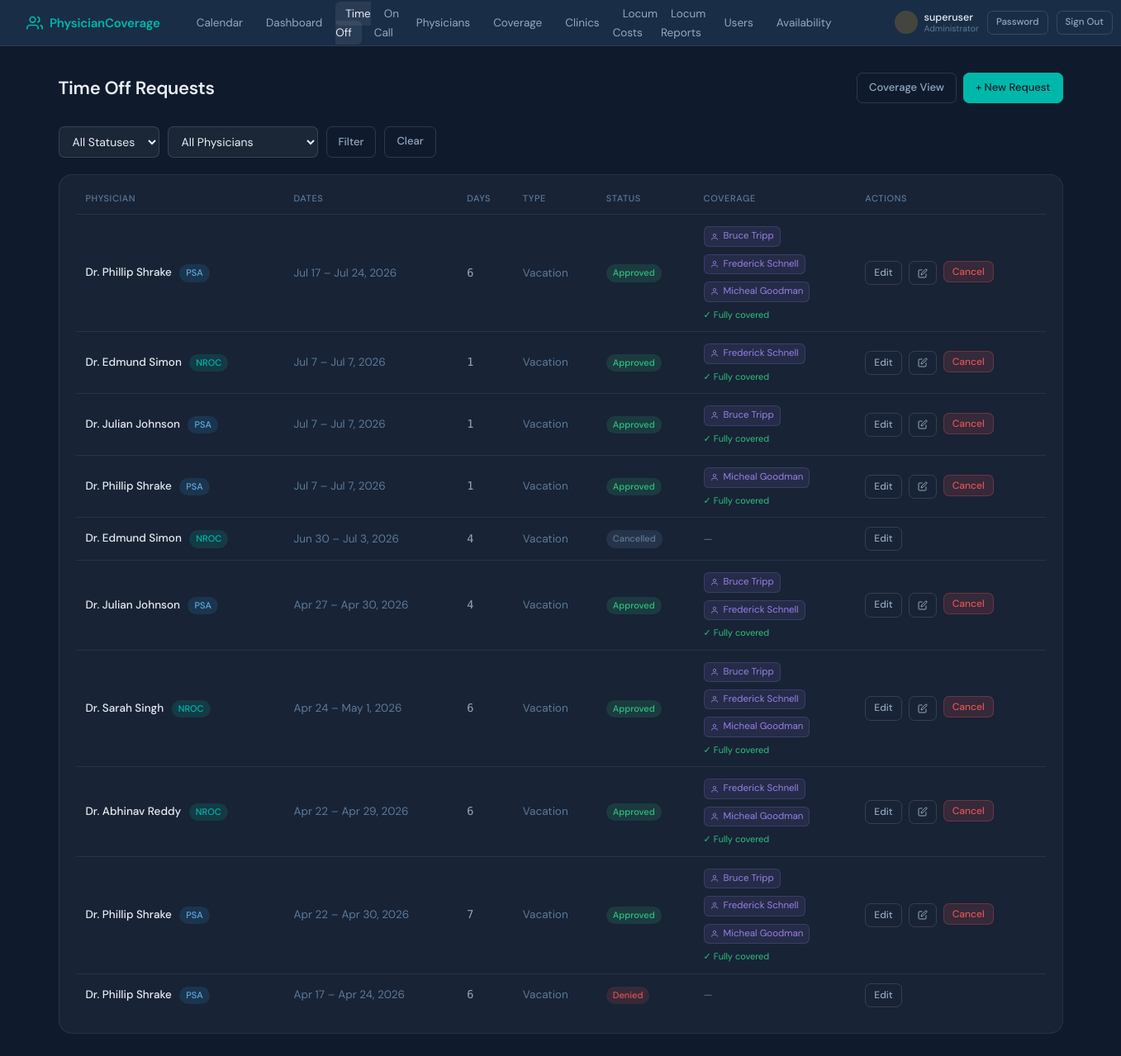
The app's page /time-off/ (signed in) with its own data.
### coverage_tracker/models.py (models this page shows, shortened)
class UserProfile(models.Model):
    ROLE_CHOICES = [
        ('admin', 'Administrator'),
        ('physician_admin', 'Physician Administrator'),
        ('physician', 'Physician'),
        ('nursing', 'Clinical'),
    ]
    SCOPE_CHOICES = [
        ('nroc', 'NROC Physicians'),
        ('psa', 'PSA Physicians'),
        ('all', 'Both NROC and PSA'),
    ]
    user = models.OneToOneField(User, on_delete=models.CASCADE, related_name='profile')
    role = models.CharField(max_length=20, choices=ROLE_CHOICES, default='physician')
    scope = models.CharField(
        max_length=10, choices=SCOPE_CHOICES, default='nroc',
        help_text="Which physician group this login represents."
    )
    physician = models.OneToOneField(
        Physician, on_delete=models.SET_NULL, null=True, blank=True,
        help_text="Optional: link to a specific physician record (not required for shared logins)."
    )
    @property
    def is_admin(self):
        return self.role == 'admin' or self.user.is_superuser
    @property
    def is_physician_admin(self):
        return self.role == 'physician_admin'
    @property
    def is_nursing(self):
        return self.role == 'nursing'
    @property
    def can_approve_time_off(self):
        return self.is_admin or self.is_physician_admin

class TimeOffRequest(models.Model):
    STATUS_CHOICES = [
        ('pending', 'Pending'),
        ('approved', 'Approved'),
        ('denied', 'Denied'),
        ('cancelled', 'Cancelled'),
    ]
    TYPE_CHOICES = [
        ('vacation', 'Vacation'),
        ('sick', 'Sick Leave'),
        ('conference', 'Conference / CME'),
        ('personal', 'Personal'),
        ('other', 'Other'),
    ]
    physician = models.ForeignKey(Physician, on_delete=models.CASCADE, related_name='time_off_requests')
    start_date = models.DateField()
    end_date = models.DateField()
    request_type = models.CharField(max_length=20, choices=TYPE_CHOICES, default='vacation')
    status = models.CharField(max_length=20, choices=STATUS_CHOICES, default='pending')
    notes = models.TextField(blank=True)
    created_at = models.DateTimeField(auto_now_add=True)
    updated_at = models.DateTimeField(auto_now=True)
    class Meta:
        ordering = ['-start_date']
    def workdays(self):
        holidays = set()
        extra = set()
        for y in range(self.start_date.year, self.end_date.year + 1):
            holidays |= set(get_holidays(y))
            extra |= get_extra_workdays(y)
        days = []
        current = self.start_date
        while current <= self.end_date:
            if is_workday(current, holidays, extra):
                days.append(current)
            current += datetime.timedelta(days=1)
        return days
    @property
    def duration_days(self):
        return len(self.workdays())

class Physician(models.Model):
    PHYSICIAN_TYPE_CHOICES = [
        ('regular', 'NROC Physician'),
        ('locum', 'Locum / Covering Physician'),
        ('psa', 'PSA Physician'),
    ]
    user = models.OneToOneField(User, on_delete=models.CASCADE, null=True, blank=True)
    first_name = models.CharField(max_length=100)
    last_name = models.CharField(max_length=100)
    email = models.EmailField(unique=True)
    physician_type = models.CharField(max_length=10, choices=PHYSICIAN_TYPE_CHOICES, default='regular')
    total_vacation_days = models.PositiveIntegerField(
        default=20,
        help_text="Annual vacation day allocation (for NROC physicians)"
    )
    total_cme_days = models.PositiveIntegerField(
        default=5,
        help_text="Annual CME / education day allocation"
    )
    daily_rate = models.DecimalField(
        max_digits=10, decimal_places=2, null=True, blank=True,
        help_text="Legacy / standard daily rate (kept for reference — hourly rate is used for pay)"
    )
    hourly_rate = models.DecimalField(
        max_digits=10, decimal_places=2, null=True, blank=True,
        help_text="Hourly rate for locum physicians. Daily pay = hourly rate × hours worked."
    )
    agency = models.CharField(
        max_length=200, blank=True,
        help_text="Staffing agency name (for locum physicians)"
    )
    availability_notes = models.TextField(
        blank=True,
        help_text="Free-text availability note shown on the availability page (e.g. 'Out until October — maternity leave')."
    )
    is_active = models.BooleanField(default=True)
    class Meta:
        ordering = ['physician_type', 'last_name', 'first_name']
    def __str__(self):
        return f"Dr. {self.first_name} {self.last_name}"
    @property
    def is_regular(self):
        return self.physician_type == 'regular'
    @property
    def is_psa(self):
        return self.physician_type == 'psa'

### coverage_tracker/views.py (the view, shortened to what this page needs)
# urls.py: path('time-off/', views.time_off_list, name='time_off_list'),
@login_required_custom
def time_off_list(request):
    profile = getattr(request.user, 'profile', None)
    is_admin = bool(profile and profile.is_admin)
    is_physician_admin = bool(profile and profile.is_physician_admin)
    can_approve = bool(profile and profile.can_approve_time_off)
    status = request.GET.get('status', '')
    physician_id = request.GET.get('physician', '')
    qs = TimeOffRequest.objects.select_related('physician').order_by('-start_date')
    viewer_scope = profile.scope if profile else 'nroc'
    if is_admin:
        if status:
            qs = qs.filter(status=status)
        if physician_id:
            qs = qs.filter(physician_id=physician_id)
    physicians = Physician.objects.filter(is_active=True, physician_type__in=['regular', 'psa'])
    viewer_physician = profile.physician if profile else None
    enriched_requests = []
    for req in qs:
        coverage = None
        coverage_status = None
        if req.status == 'approved':
            assignments = CoverageAssignment.objects.filter(
                covered_physician=req.physician,
                date__gte=req.start_date,
                date__lte=req.end_date,
            ).select_related('covering_physician', 'clinic').order_by('date')
            covered_dates = set(a.date for a in assignments)
            all_dates_count = req.duration_days
            if assignments.exists():
                if len(covered_dates) >= all_dates_count:
                    coverage_status = 'full'
                else:
                    coverage_status = 'partial'
            else:
                coverage_status = 'none'
            locum_names = list({a.covering_physician for a in assignments if a.covering_physician_id})
            coverage = locum_names
        enriched_requests.append({
            'req': req,
            'coverage': coverage,
            'coverage_status': coverage_status,
            'is_own': viewer_physician is not None and req.physician_id == viewer_physician.pk,
        })
    return render(request, 'coverage_tracker/time_off_list.html', {
        'enriched_requests': enriched_requests,
        'physicians': physicians,
        'status_filter': status,
        'physician_filter': physician_id,
        'is_admin': is_admin,
        'is_physician_admin': is_physician_admin,
        'can_approve': can_approve,
    })

### coverage_tracker/templates/coverage_tracker/time_off_list.html (shortened to what this page needs)
{% extends "coverage_tracker/base.html" %}
{% block content %}
<div class="page-header">
  <h1>Time Off Requests</h1>
  <div style="display:flex; gap:8px;">
    {% if is_admin %}
    <a href="/time-off/approved-coverage/" class="btn btn-ghost">Coverage View</a>
    {% endif %}
    <a href="/time-off/add/" class="btn btn-primary">+ New Request</a>
  </div>
</div>
{% if is_admin %}
<form method="get" style="display:flex; gap:10px; margin-bottom:1.25rem; flex-wrap:wrap;">
  <select name="status" class="form-control" style="width:auto;">
    <option value="">All Statuses</option>
  </select>
  <select name="physician" class="form-control" style="width:auto;">
    <option value="">All Physicians</option>
  </select>
  <button type="submit" class="btn btn-ghost">Filter</button>
  <a href="/time-off/" class="btn btn-ghost">Clear</a>
</form>
{% endif %}
<div class="card">
  <div class="table-wrap">
    <table>
      <thead>
        <tr>
          <th>Physician</th>
          <th>Dates</th>
          <th>Days</th>
          <th>Type</th>
          <th>Status</th>
          <th>Coverage</th>
          <th>Actions</th>
        </tr>
      </thead>
      <tbody>
        {% for item in enriched_requests %}
        {% with req=item.req %}
        <tr>
          <td>
            {% if is_admin %}
           <a href="/physicians/{{ req.physician.pk }}/" style="color:var(--text); text-decoration:none; font-weight:500;">
           {{ req.physician }}
           </a>
            {% if req.physician.is_regular %}
             <span class="badge badge-regular" style="margin-left:6px;">NROC</span>
           {% elif req.physician.is_psa %}
            <span class="badge badge-psa" style="margin-left:6px;">PSA</span>
            {% endif %}
            {% else %}
            <span style="font-weight:500;">{{ req.physician }}</span>
          {% endif %}
        </td>
          <td class="text-muted">{{ req.start_date|date:"M j" }} – {{ req.end_date|date:"M j, Y" }}</td>
          <td style="font-family:'DM Mono',monospace;">{{ req.duration_days }}</td>
          <td class="text-muted">{{ req.get_request_type_display }}</td>
          <td><span class="badge badge-{{ req.status }}">{{ req.get_status_display }}</span></td>
          <td>
            {% if req.status == 'approved' %}
              {% if item.coverage_status == 'full' %}
                <div style="display:flex; flex-direction:column; gap:3px;">
                  {% for locum in item.coverage %}
                  <div class="locum-tag" style="font-size:11.5px; padding:2px 7px; width:fit-content;">
                    <svg width="10" height="10" viewBox="0 0 24 24" fill="none" stroke="currentColor" stroke-width="2"><path d="M20 21v-2a4 4 0 0 0-4-4H8a4 4 0 0 0-4 4v2"/><circle cx="12" cy="7" r="4"/></svg>
                    {{ locum.first_name }} {{ locum.last_name }}
                  </div>
                  {% endfor %}
                  <span style="font-size:11px; color:var(--green); margin-top:1px;">✓ Fully covered</span>
                </div>
              {% endif %}
            {% else %}
              <span class="text-muted text-sm">—</span>
            {% endif %}
          </td>
          <td>
            <div class="flex gap-2">
              {% if can_approve %}
                {%if is_admin%}
                <a href="/time-off/{{ req.pk }}/edit/" class="btn btn-ghost btn-sm">Edit</a>
                {% endif %}
                {% if req.status == 'approved' and is_admin%}
                  <a href="/time-off/{{ req.pk }}/assign-locum/" class="btn btn-ghost btn-sm" title="Edit coverage">
                    <svg width="12" height="12" viewBox="0 0 24 24" fill="none" stroke="currentColor" stroke-width="2"><path d="M11 4H4a2 2 0 0 0-2 2v14a2 2 0 0 0 2 2h14a2 2 0 0 0 2-2v-7"/><path d="M18.5 2.5a2.121 2.121 0 0 1 3 3L12 15l-4 1 1-4 9.5-9.5z"/></svg>
                  </a>
                {% endif %}
                {% if req.status == 'pending' and is_admin or req.status == 'approved' and is_admin %}
                  <form method="post" action="/time-off/{{ req.pk }}/cancel/" style="display:inline;"
                        onsubmit="return confirm('Cancel this time off request?')">{% csrf_token %}
                    <button type="submit" class="btn btn-danger btn-sm">Cancel</button>
                  </form>
                {% endif %}
              {% endif %}
            </div>
          </td>
        </tr>
        {% endwith %}
        {% empty %}
        <tr>
          <td colspan="7" style="text-align:center; padding:2rem;" class="empty-state">
            {% if is_admin %}No requests found.{% else %}You have no time off requests yet. <a href="/time-off/add/" style="color:var(--teal);">Submit one</a>.{% endif %}
          </td>
        </tr>
        {% endfor %}
      </tbody>
    </table>
  </div>
</div>
{% endblock %}

### coverage_tracker/templates/coverage_tracker/base.html (shortened to what this page needs)
<!DOCTYPE html>
<html lang="en">
<head>
</head>
<body>
<nav>
 {% if request.user.is_authenticated and request.user.profile.is_admin %}
  <a href="/" class="nav-brand">
    <svg viewBox="0 0 24 24" fill="none" stroke="currentColor" stroke-width="2">
      <path d="M17 21v-2a4 4 0 0 0-4-4H5a4 4 0 0 0-4 4v2"/><circle cx="9" cy="7" r="4"/>
      <path d="M23 21v-2a4 4 0 0 0-3-3.87"/><path d="M16 3.13a4 4 0 0 1 0 7.75"/>
    </svg>
    PhysicianCoverage
  </a>
  {% endif %}
  <ul class="nav-links">
    {% if request.user.is_authenticated %}
    <li><a href="/calendar/" {% if request.resolver_match.url_name == 'calendar' %}class="active"{% endif %}>Calendar</a></li>
    {% endif %}
    {% if request.user.is_authenticated and request.user.profile.is_admin %}
    <li><a href="/" {% if request.resolver_match.url_name == 'dashboard' %}class="active"{% endif %}>Dashboard</a></li>
    {% endif %}
    {% if request.user.is_authenticated and not request.user.profile.is_nursing  %}
    <li><a href="/time-off/" {% if 'time_off' in request.resolver_match.url_name and request.resolver_match.url_name != 'approved_time_off_coverage' and request.resolver_match.url_name != 'assign_locum_to_time_off' %}class="active"{% endif %}>Time Off</a></li>
    <li><a href="/on-call/" {% if 'on_call' in request.resolver_match.url_name %}class="active"{% endif %}>On Call</a></li>
    {% endif %}
    {% if request.user.is_authenticated and request.user.profile.is_admin %}
     <li><a href="/physicians/" {% if 'physician' in request.resolver_match.url_name %}class="active"{% endif %}>Physicians</a></li>
    <li><a href="/time-off/approved-coverage/" {% if request.resolver_match.url_name == 'approved_time_off_coverage' or request.resolver_match.url_name == 'assign_locum_to_time_off' %}class="active"{% endif %}>Coverage</a></li>
    <li><a href="/clinics/" {% if 'clinic' in request.resolver_match.url_name %}class="active"{% endif %}>Clinics</a></li>
    <li><a href="/locum-costs/" {% if request.resolver_match.url_name == 'locum_costs' %}class="active"{% endif %}>Locum Costs</a></li>
    <li><a href="/locum-reports/" {% if request.resolver_match.url_name == 'locum_reports' %}class="active"{% endif %}>Locum Reports</a></li>
    <li><a href="/users/" {% if 'user' in request.resolver_match.url_name %}class="active"{% endif %}>Users</a></li>
    <li><a href="/availability/" {% if 'availability' in request.resolver_match.url_name %}class="active"{% endif %}>Availability</a></li>
    {% endif %}
  </ul>
  {% if request.user.is_authenticated %}
    <div style="display:flex;align-items:center;gap:10px;">
      <div style="display:flex;align-items:center;gap:8px;">
        <div style="width:28px;height:28px;border-radius:50%;display:flex;align-items:center;justify-content:center;font-size:10px;font-weight:600;
          {% if request.user.profile.is_admin %}background:rgba(245,166,35,0.2);color:var(--amber);{% else %}background:rgba(0,184,169,0.15);color:var(--teal);{% endif %}">
        </div>
        <div>
          <div style="font-size:12.5px;font-weight:500;color:var(--text);line-height:1.2;">{{ request.user.get_full_name|default:request.user.username }}</div>
          <div style="font-size:10.5px;color:var(--text-3);line-height:1.2;">
            {% if request.user.profile.is_admin %}Administrator{% else %}Physician{% endif %}
          </div>
        </div>
      </div>
      {% if request.user.profile.is_admin %}
      <a href="/account/password/" class="btn btn-ghost btn-sm" style="font-size:11.5px;">Password</a>
      {% endif %}
      <a href="/logout/" class="btn btn-ghost btn-sm" style="font-size:11.5px;">Sign Out</a>
    </div>
  {% else %}
    <a href="/login/" class="btn btn-ghost btn-sm">Sign In</a>
  {% endif %}
</nav>
<main>
  {% block content %}{% endblock %}
</main>
</body>
</html>

### records on screen
TimeOffRequest: req.physician "Dr. Phillip Shrake", shows "PSA", req.start_date "Jul 17", req.end_date "Jul 24, 2026", req.duration_days "6", req.request_type "Vacation", req.status "Approved"
Physician: first_name "Bruce", last_name "Tripp"
Physician: first_name "Frederick", last_name "Schnell"
Physician: first_name "Micheal", last_name "Goodman"
TimeOffRequest: req.physician "Dr. Edmund Simon", shows "NROC", req.start_date "Jul 7", req.end_date "Jul 7, 2026", req.duration_days "1", req.request_type "Vacation", req.status "Approved"
TimeOffRequest: req.physician "Dr. Julian Johnson", shows "PSA", req.start_date "Jul 7", req.end_date "Jul 7, 2026", req.duration_days "1", req.request_type "Vacation", req.status "Approved"
TimeOffRequest: req.physician "Dr. Phillip Shrake", shows "PSA", req.start_date "Jul 7", req.end_date "Jul 7, 2026", req.duration_days "1", req.request_type "Vacation", req.status "Approved"
TimeOffRequest: req.physician "Dr. Edmund Simon", shows "NROC", req.start_date "Jun 30", req.end_date "Jul 3, 2026", req.duration_days "4", req.request_type "Vacation", req.status "Cancelled"
TimeOffRequest: req.physician "Dr. Julian Johnson", shows "PSA", req.start_date "Apr 27", req.end_date "Apr 30, 2026", req.duration_days "4", req.request_type "Vacation", req.status "Approved"
TimeOffRequest: req.physician "Dr. Sarah Singh", shows "NROC", req.start_date "Apr 24", req.end_date "May 1, 2026", req.duration_days "6", req.request_type "Vacation", req.status "Approved"
TimeOffRequest: req.physician "Dr. Abhinav Reddy", shows "NROC", req.start_date "Apr 22", req.end_date "Apr 29, 2026", req.duration_days "6", req.request_type "Vacation", req.status "Approved"
TimeOffRequest: req.physician "Dr. Phillip Shrake", shows "PSA", req.start_date "Apr 22", req.end_date "Apr 30, 2026", req.duration_days "7", req.request_type "Vacation", req.status "Approved"
TimeOffRequest: req.physician "Dr. Phillip Shrake", shows "PSA", req.start_date "Apr 17", req.end_date "Apr 24, 2026", req.duration_days "6", req.request_type "Vacation", req.status "Denied"

### other values on screen
{{ request.user.get_full_name|default:request.user.username }} "superuser"
